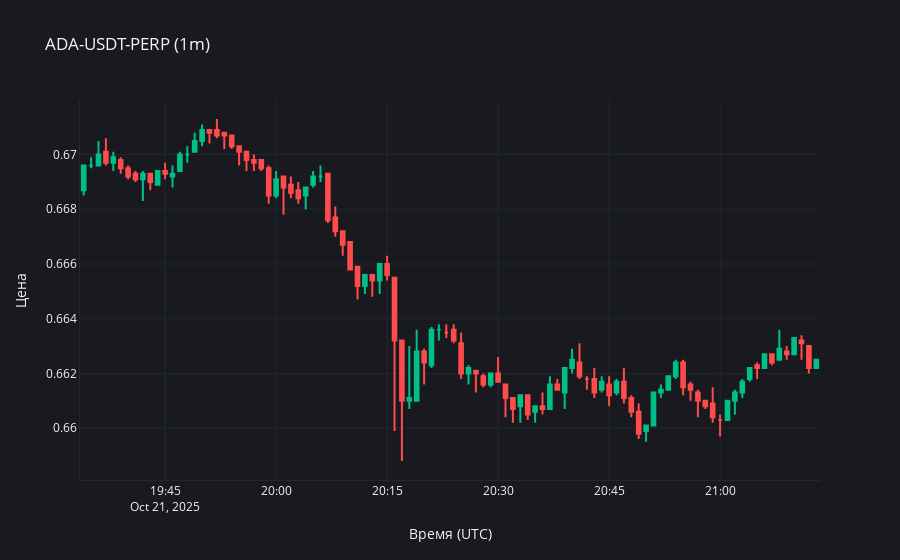

Source (notebook cell):
### Code cell
# Пример: последние 200 свечей из базовой таблицы
show_recent_chart(
    table_name=CANDLES_TABLE,
    exchange='BINANCE_FUTURES',
    symbol='ADA-USDT-PERP',
    interval=BASE_INTERVAL,
    limit=100,
    client_kwargs=CLIENT_KWARGS,
)
